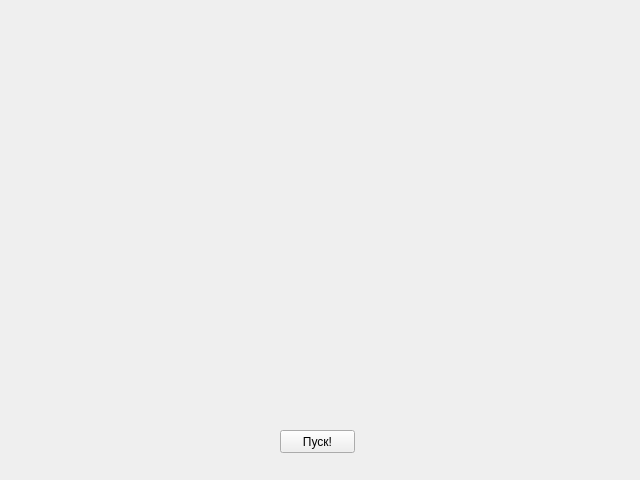
<?xml version="1.0" encoding="UTF-8"?>
<ui version="4.0">
 <class>Form</class>
 <widget class="QWidget" name="Form">
  <property name="geometry">
   <rect>
    <x>0</x>
    <y>0</y>
    <width>640</width>
    <height>480</height>
   </rect>
  </property>
  <property name="windowTitle">
   <string>Form</string>
  </property>
  <widget class="QPushButton" name="pushButton">
   <property name="geometry">
    <rect>
     <x>280</x>
     <y>430</y>
     <width>75</width>
     <height>23</height>
    </rect>
   </property>
   <property name="text">
    <string>Пуск!</string>
   </property>
  </widget>
 </widget>
 <resources/>
 <connections/>
</ui>
